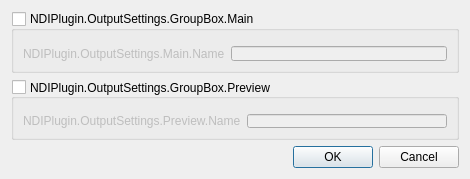
<?xml version="1.0" encoding="UTF-8"?>
<ui version="4.0">
 <class>OutputSettings</class>
 <widget class="QDialog" name="OutputSettings">
  <property name="geometry">
   <rect>
    <x>0</x>
    <y>0</y>
    <width>470</width>
    <height>179</height>
   </rect>
  </property>
  <property name="minimumSize">
   <size>
    <width>0</width>
    <height>179</height>
   </size>
  </property>
  <property name="maximumSize">
   <size>
    <width>16777215</width>
    <height>179</height>
   </size>
  </property>
  <property name="windowTitle">
   <string>NDIPlugin.OutputSettings.DialogTitle</string>
  </property>
  <layout class="QGridLayout" name="gridLayout">
   <item row="2" column="0">
    <widget class="QDialogButtonBox" name="buttonBox">
     <property name="orientation">
      <enum>Qt::Horizontal</enum>
     </property>
     <property name="standardButtons">
      <set>QDialogButtonBox::Cancel|QDialogButtonBox::Ok</set>
     </property>
    </widget>
   </item>
   <item row="1" column="0">
    <widget class="QGroupBox" name="previewOutputGroupBox">
     <property name="title">
      <string>NDIPlugin.OutputSettings.GroupBox.Preview</string>
     </property>
     <property name="alignment">
      <set>Qt::AlignJustify|Qt::AlignVCenter</set>
     </property>
     <property name="flat">
      <bool>false</bool>
     </property>
     <property name="checkable">
      <bool>true</bool>
     </property>
     <property name="checked">
      <bool>false</bool>
     </property>
     <layout class="QFormLayout" name="formLayout_5">
      <item row="0" column="0">
       <layout class="QFormLayout" name="formLayout_4"/>
      </item>
      <item row="1" column="0">
       <widget class="QLabel" name="previewOutputNameLabel">
        <property name="text">
         <string>NDIPlugin.OutputSettings.Preview.Name</string>
        </property>
       </widget>
      </item>
      <item row="1" column="1">
       <widget class="QLineEdit" name="previewOutputName"/>
      </item>
     </layout>
    </widget>
   </item>
   <item row="0" column="0">
    <widget class="QGroupBox" name="mainOutputGroupBox">
     <property name="title">
      <string>NDIPlugin.OutputSettings.GroupBox.Main</string>
     </property>
     <property name="checkable">
      <bool>true</bool>
     </property>
     <property name="checked">
      <bool>false</bool>
     </property>
     <layout class="QFormLayout" name="formLayout_3">
      <item row="0" column="0">
       <layout class="QFormLayout" name="formLayout_2"/>
      </item>
      <item row="1" column="1">
       <widget class="QLineEdit" name="mainOutputName"/>
      </item>
      <item row="1" column="0">
       <widget class="QLabel" name="mainOutputNameLabel">
        <property name="text">
         <string>NDIPlugin.OutputSettings.Main.Name</string>
        </property>
       </widget>
      </item>
     </layout>
    </widget>
   </item>
  </layout>
 </widget>
 <resources/>
 <connections>
  <connection>
   <sender>buttonBox</sender>
   <signal>accepted()</signal>
   <receiver>OutputSettings</receiver>
   <slot>accept()</slot>
   <hints>
    <hint type="sourcelabel">
     <x>248</x>
     <y>254</y>
    </hint>
    <hint type="destinationlabel">
     <x>157</x>
     <y>274</y>
    </hint>
   </hints>
  </connection>
  <connection>
   <sender>buttonBox</sender>
   <signal>rejected()</signal>
   <receiver>OutputSettings</receiver>
   <slot>reject()</slot>
   <hints>
    <hint type="sourcelabel">
     <x>316</x>
     <y>260</y>
    </hint>
    <hint type="destinationlabel">
     <x>286</x>
     <y>274</y>
    </hint>
   </hints>
  </connection>
 </connections>
</ui>
